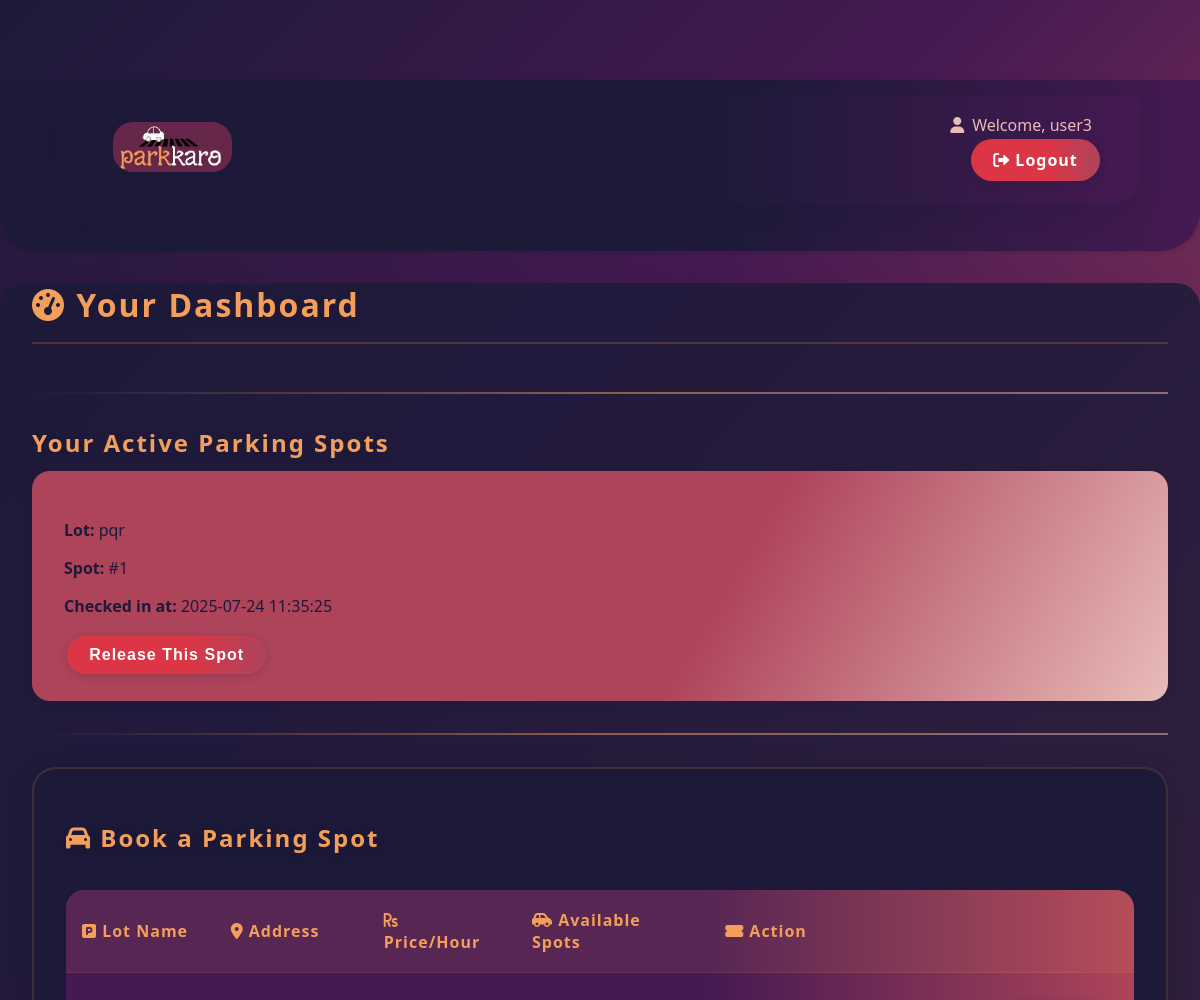
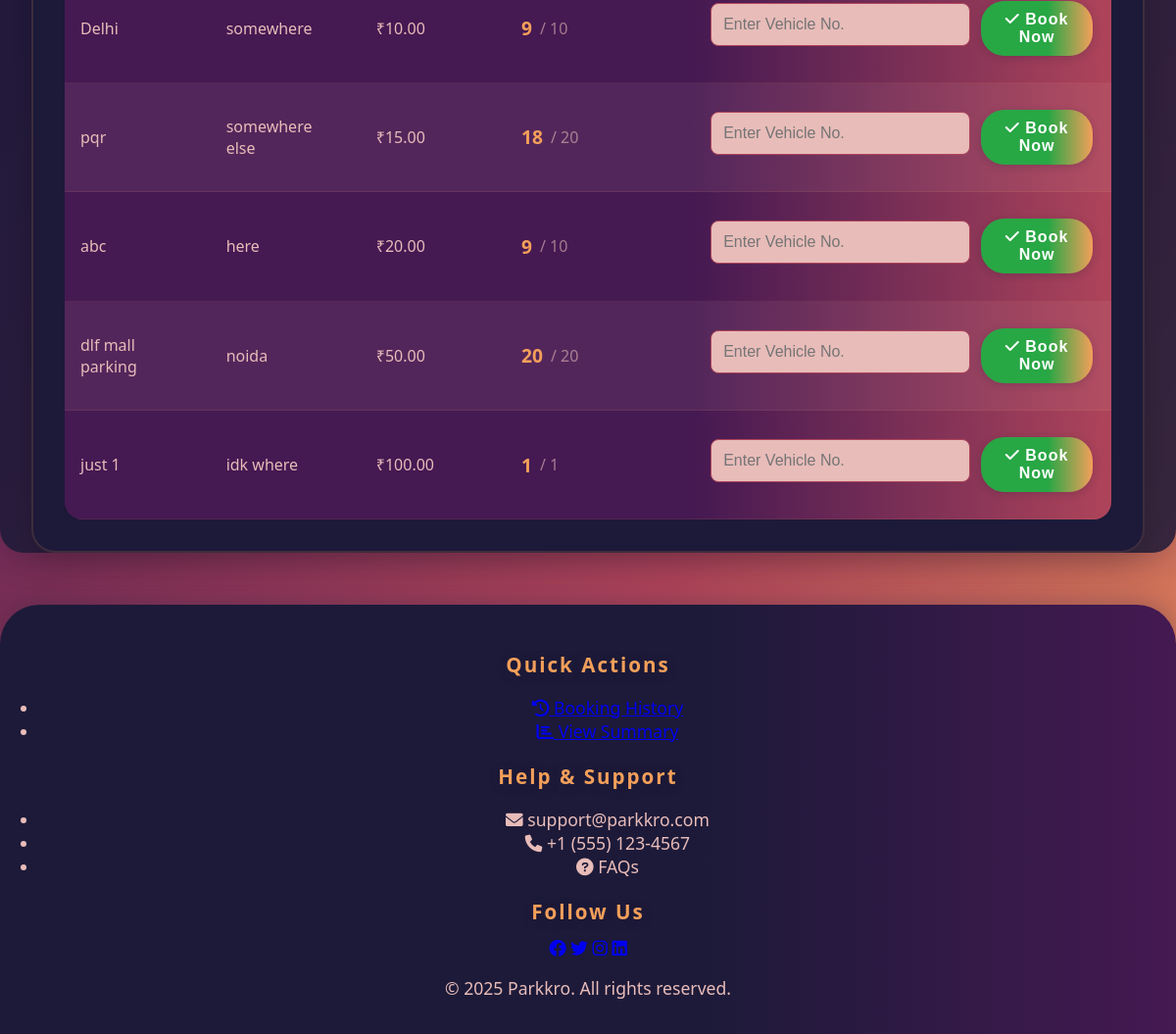
The app's page /dashboard (signed in) with its own data (2 pictures, top to bottom).
### models/models.py (models this page shows)
class User(db.Model):
    __tablename__ = 'users'
    id = db.Column(db.Integer, primary_key=True)
    username = db.Column(db.String(80), unique=True, nullable=False)
    email = db.Column(db.String(120), unique=True, nullable=False)
    password = db.Column(db.String(128), nullable=False)
    is_admin = db.Column(db.Boolean, default=False, nullable=False)
    bookings = db.relationship('Booking', backref='user', lazy=True)

class Booking(db.Model):
    __tablename__ = 'bookings'
    id = db.Column(db.Integer, primary_key=True)
    vehicle_number = db.Column(db.String(20), nullable=False)
    check_in_time = db.Column(db.DateTime, nullable=False, default=datetime.utcnow)
    check_out_time = db.Column(db.DateTime, nullable=True)
    total_cost = db.Column(db.Float, nullable=True)
    user_id = db.Column(db.Integer, db.ForeignKey('users.id'), nullable=False)
    spot_id = db.Column(db.Integer, db.ForeignKey('parking_spots.id'), nullable=False)

class ParkingLot(db.Model):
    __tablename__ = 'parking_lots'
    id = db.Column(db.Integer, primary_key=True)
    name = db.Column(db.String(100), nullable=False)
    address = db.Column(db.String(200), nullable=False)
    pincode = db.Column(db.String(10), nullable=False)
    price_per_hour = db.Column(db.Float, nullable=False)
    capacity = db.Column(db.Integer, nullable=False)
    spots = db.relationship('ParkingSpot', backref='parking_lot', lazy=True, cascade="all, delete-orphan")

class ParkingSpot(db.Model):
    __tablename__ = 'parking_spots'
    id = db.Column(db.Integer, primary_key=True)
    spot_number = db.Column(db.Integer, nullable=False)
    status = db.Column(db.String(1), default='A', nullable=False)
    lot_id = db.Column(db.Integer, db.ForeignKey('parking_lots.id'), nullable=False)
    bookings = db.relationship('Booking', backref='parking_spot', lazy=True)

### app.py (the view)
@app.route('/dashboard')
def user_dashboard():
    user_id = session.get('user_id')
    if not user_id:
        return redirect(url_for('login'))
    active_bookings = Booking.query.filter_by(user_id=user_id, check_out_time=None).all()
    lots = ParkingLot.query.all()
    for lot in lots:
        lot.available_spots = ParkingSpot.query.filter_by(lot_id=lot.id, status='A').count()
    return render_template('user_dashboard.html', lots=lots, active_bookings=active_bookings)

### app.py (called while the page is built)
@app.context_processor
def inject_current_user():
    user_id = session.get('user_id')
    user = None
    if user_id:
        user = User.query.get(user_id)
    return dict(current_user=user)

### templates/user_dashboard.html (shortened to what this page needs)
<!DOCTYPE html>
<html lang="en">
<head>
    <link rel="stylesheet" href="{{ url_for('static', filename='css/styles.css') }}">
    <link rel="stylesheet" href="{{ url_for('static', filename='css/main.css') }}">
    <link href="https://cdnjs.cloudflare.com/ajax/libs/font-awesome/6.0.0/css/all.min.css" rel="stylesheet">
</head>
<body>
    <header class="main-header">
        <nav class="nav-container">
            <a href="{{ url_for('index') }}" class="logo-container">
                <img src="{{ url_for('static', filename='images/logo.png') }}" alt="Parkkro Logo" class="navbar-logo">
            </a>
            <div class="nav-actions">
                <span class="user-greeting"><i class="fas fa-user"></i> Welcome, {{ current_user.username }}</span>
                <a href="{{ url_for('logout') }}" class="btn btn-danger"><i class="fas fa-sign-out-alt"></i> Logout</a>
            </div>
        </nav>
    </header>
    <main class="dashboard-container">
        <h1><i class="fas fa-tachometer-alt"></i> Your Dashboard</h1>
    <hr>
    <h2>Your Active Parking Spots</h2>
    {% if active_bookings %}
        {% for booking in active_bookings %}
        <div class="card-form" style="margin-bottom: 1em;">
            <p><strong>Lot:</strong> {{ booking.parking_spot.parking_lot.name }}</p>
            <p><strong>Spot:</strong> #{{ booking.parking_spot.spot_number }}</p>
            <p><strong>Checked in at:</strong> {{ booking.check_in_time.strftime('%Y-%m-%d %H:%M:%S') }}</p>
            <form action="{{ url_for('release_spot', booking_id=booking.id) }}" method="POST">
                <button type="submit" class="btn btn-danger">Release This Spot</button>
            </form>
        </div>
        {% endfor %}
    {% else %}
        <p>You have no active parking spots.</p>
    {% endif %}
    <hr>
    <div class="dashboard-section">
        <h2><i class="fas fa-car"></i> Book a Parking Spot</h2>
        <div class="lot-table-container">
            <table class="lot-table">
                <thead>
                    <tr>
                        <th><i class="fas fa-parking"></i> Lot Name</th>
                        <th><i class="fas fa-map-marker-alt"></i> Address</th>
                        <th><i class="fas fa-rupee-sign"></i> Price/Hour</th>
                        <th><i class="fas fa-car-side"></i> Available Spots</th>
                        <th><i class="fas fa-ticket-alt"></i> Action</th>
                    </tr>
                </thead>
                <tbody>
                    {% for lot in lots %}
                    <tr>
                        <td>{{ lot.name }}</td>
                        <td>{{ lot.address }}</td>
                        <td>₹{{ '%.2f'|format(lot.price_per_hour) }}</td>
                        <td>
                            <div class="spot-counter">
                                <span class="spot-number">{{ lot.available_spots }}</span>
                                <span class="spot-total">/ {{ lot.capacity }}</span>
                            </div>
                        </td>
                        <td>
                            {% if lot.available_spots > 0 %}
                                <form action="{{ url_for('book_spot', lot_id=lot.id) }}" method="POST" class="booking-form">
                                    <input type="text" name="vehicle_number" class="vehicle-input" placeholder="Enter Vehicle No." required>
                                    <button type="submit" class="btn btn-success">
                                        <i class="fas fa-check"></i> Book Now
                                    </button>
                                </form>
                            {% else %}
                                <button class="btn btn-disabled" disabled>
                                    <i class="fas fa-ban"></i> Full
                                </button>
                            {% endif %}
                        </td>
                    </tr>
                    {% endfor %}
                </tbody>
            </table>
        </div>
    </div>
    </main>
    <footer class="site-footer">
        <div class="footer-content">
            <div class="footer-section">
                <h3>Quick Actions</h3>
                <ul>
                    <li><a href="{{ url_for('user_history') }}"><i class="fas fa-history"></i> Booking History</a></li>
                    <li><a href="{{ url_for('user_charts') }}"><i class="fas fa-chart-bar"></i> View Summary</a></li>
                </ul>
            </div>
            <div class="footer-section">
                <h3>Help & Support</h3>
                <ul class="contact-info">
                    <li><i class="fas fa-envelope"></i> support@parkkro.com</li>
                    <li><i class="fas fa-phone"></i> +1 (555) 123-4567</li>
                    <li><i class="fas fa-question-circle"></i> FAQs</li>
                </ul>
            </div>
            <div class="footer-section">
                <h3>Follow Us</h3>
                <div class="social-links">
                    <a href="#" title="Facebook"><i class="fab fa-facebook"></i></a>
                    <a href="#" title="Twitter"><i class="fab fa-twitter"></i></a>
                    <a href="#" title="Instagram"><i class="fab fa-instagram"></i></a>
                    <a href="#" title="LinkedIn"><i class="fab fa-linkedin"></i></a>
                </div>
            </div>
        </div>
        <div class="footer-bottom">
            <p>&copy; 2025 Parkkro. All rights reserved.</p>
        </div>
    </footer>
</body>
</html>

### static/css/styles.css (style rules this page uses)
body { font-family: 'Segoe UI', 'Roboto', Arial, sans-serif; margin: 0; min-height: 100vh; background: linear-gradient(135deg, #1D1A39 0%, #451952 30%, #AE445A 70%, #F39F5A 100%); color: #E8BCB9; padding: 80px 0 0 0; }
.dashboard-container { max-width: 1200px; margin: 2em auto; padding: 0 2em; }
.dashboard-container h1 { margin-bottom: 1.5em; border-bottom: 2px solid rgba(243,159,90,0.2); padding-bottom: 0.5em; }
.dashboard-section { background: rgba(29,26,57,0.95); border-radius: 24px; padding: 2em; margin-bottom: 2em; box-shadow: 0 8px 32px rgba(0,0,0,0.2); border: 2px solid rgba(243,159,90,0.15); }
.dashboard-section h2 { margin-bottom: 1.5em; color: #F39F5A; }
.lot-table-container { overflow-x: auto; border-radius: 12px; background: rgba(29,26,57,0.8); }
.lot-table { width: 100%; border-collapse: separate; border-spacing: 0; margin: 0; }
.lot-table th, .lot-table td { padding: 1.2em 1em; text-align: left; border-bottom: 1px solid rgba(243,159,90,0.1); }
.lot-table th { background: rgba(243,159,90,0.1); color: #F39F5A; font-weight: 600; }
.spot-counter { display: inline-flex; align-items: center; gap: 0.5em; }
.spot-number { font-size: 1.2em; font-weight: 600; color: #F39F5A; }
.spot-total { color: rgba(232,188,185,0.6); }
.booking-form { display: flex; gap: 0.5em; align-items: center; }
.vehicle-input { padding: 0.5em 1em; border: 2px solid rgba(243,159,90,0.2); border-radius: 8px; background: rgba(29,26,57,0.8); color: #E8BCB9; width: 150px; }
.user-greeting, .admin-badge { color: #E8BCB9; margin-right: 1em; display: flex; align-items: center; gap: 0.5em; }
header, .main-header { background: linear-gradient(90deg, #1D1A39 60%, #451952 100%); color: #E8BCB9; padding: 2em 0 1em 0; text-align: center; border-bottom-left-radius: 40px; border-bottom-right-radius: 40px; box-shadow: 0 4px 24px 0 #1D1A3944; }
h1, h2, h3 { color: #F39F5A; letter-spacing: 2px; font-weight: 700; margin-bottom: 0.5em; text-shadow: 0 2px 8px #1D1A3988; }
hr { border: 0; height: 2px; background: linear-gradient(90deg, #1D1A39, #F39F5A, #E8BCB9); margin: 2em 0; opacity: 0.5; }
main, .container { max-width: 900px; margin: 2em auto; background: rgba(29,26,57,0.85); border-radius: 24px; box-shadow: 0 8px 32px 0 #1D1A3933; padding: 2.5em 2em; }
table { width: 100%; border-collapse: separate; border-spacing: 0; margin-top: 2em; background: linear-gradient(90deg, #451952 60%, #AE445A 100%); color: #E8BCB9; border-radius: 18px; overflow: hidden; box-shadow: 0 2px 12px #1D1A3933; }
th, td { border: none; padding: 16px 14px; text-align: left; }
th { background: #1D1A39; color: #F39F5A; font-weight: 700; letter-spacing: 1px; }
tr:nth-child(even) { background: rgba(232,188,185,0.08); }
.card-form, .form-card { background: linear-gradient(120deg, #AE445A 60%, #E8BCB9 100%); padding: 2em 2em 1.5em 2em; border-radius: 18px; box-shadow: 0 2px 12px #1D1A3933; margin-bottom: 2em; color: #1D1A39; }
input[type="text"], input[type="number"], input[type="email"], input[type="password"], select { width: 100%; padding: 12px; margin: 10px 0 18px 0; border: 1.5px solid #AE445A; border-radius: 8px; box-sizing: border-box; background: #E8BCB9; color: #1D1A39; font-size: 1em; transition: border 0.2s; }
.btn { padding: 10px 22px; border-radius: 24px; border: none; cursor: pointer; font-weight: bold; color: #fff; text-decoration: none; font-size: 1em; display: inline-block; margin: 0.2em 0.2em; box-shadow: 0 2px 8px #1D1A3933; background: linear-gradient(90deg, #451952 60%, #AE445A 100%); letter-spacing: 1px; transition: background 0.2s, transform 0.1s; }
.btn-danger { background: linear-gradient(90deg, #dc3545 60%, #AE445A 100%); color: #fff; }
.btn-success { background: linear-gradient(90deg, #28a745 60%, #F39F5A 100%); color: #fff; }
footer { text-align: center; color: #E8BCB9; background: linear-gradient(90deg, #1D1A39 60%, #451952 100%); padding: 1.5em 0 1em 0; border-top-left-radius: 40px; border-top-right-radius: 40px; margin-top: 3em; font-size: 1.1em; box-shadow: 0 -4px 24px 0 #1D1A3944; }

### records on screen
User: username "user3"
Booking: parking_spot.parking_lot.name "pqr", parking_spot.spot_number "1", check_in_time "2025-07-24 11:35:25"
ParkingLot: name "Delhi", address "somewhere", price_per_hour "10.00", available_spots "9", capacity "10"
ParkingLot: name "pqr", address "somewhere else", price_per_hour "15.00", available_spots "18", capacity "20"
ParkingLot: name "abc", address "here", price_per_hour "20.00", available_spots "9", capacity "10"
ParkingLot: name "dlf mall parking", address "noida", price_per_hour "50.00", available_spots "20", capacity "20"
ParkingLot: name "just 1", address "idk where", price_per_hour "100.00", available_spots "1", capacity "1"
